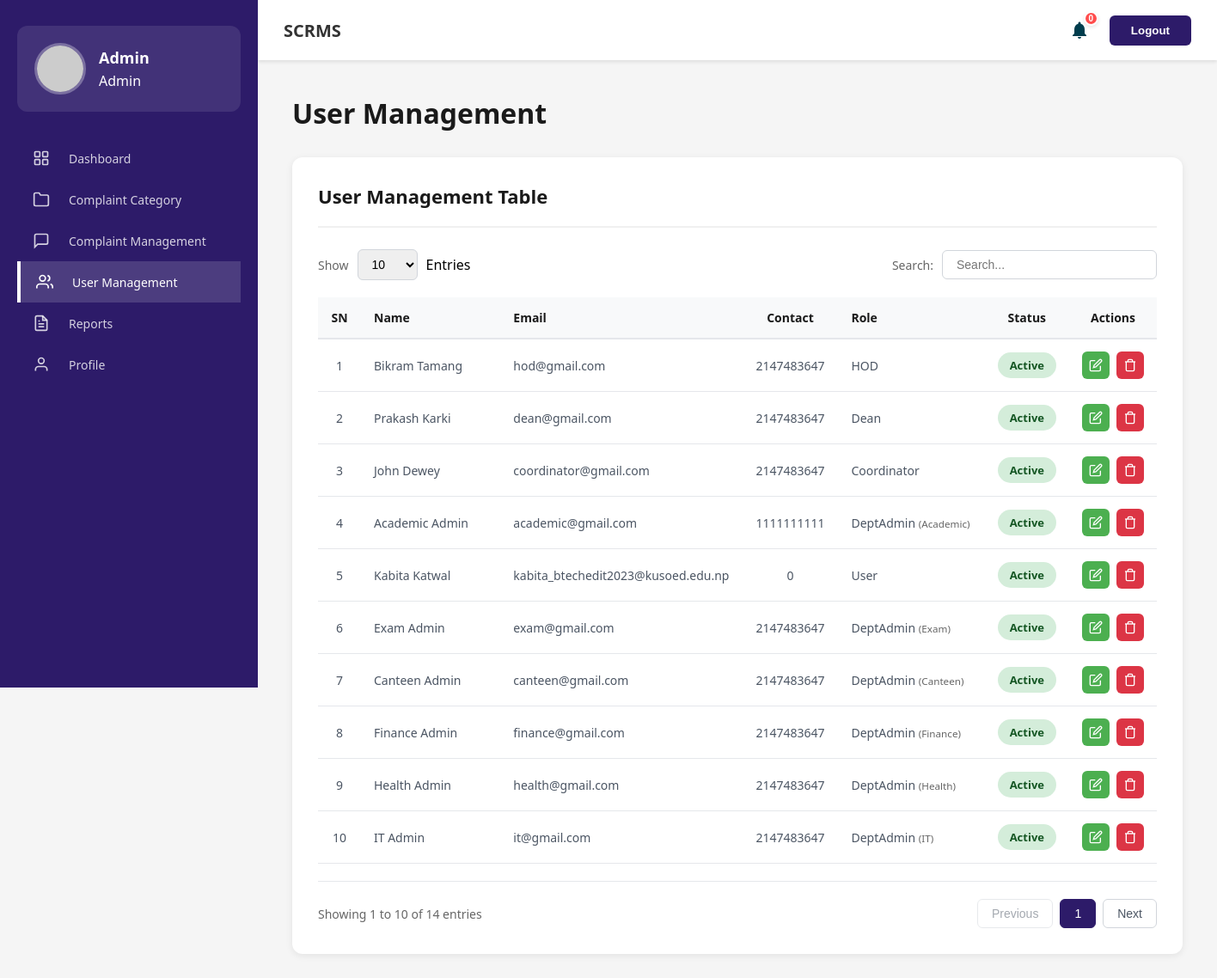
The page /Admin/user-management.php (signed in) on the database as committed earlier.
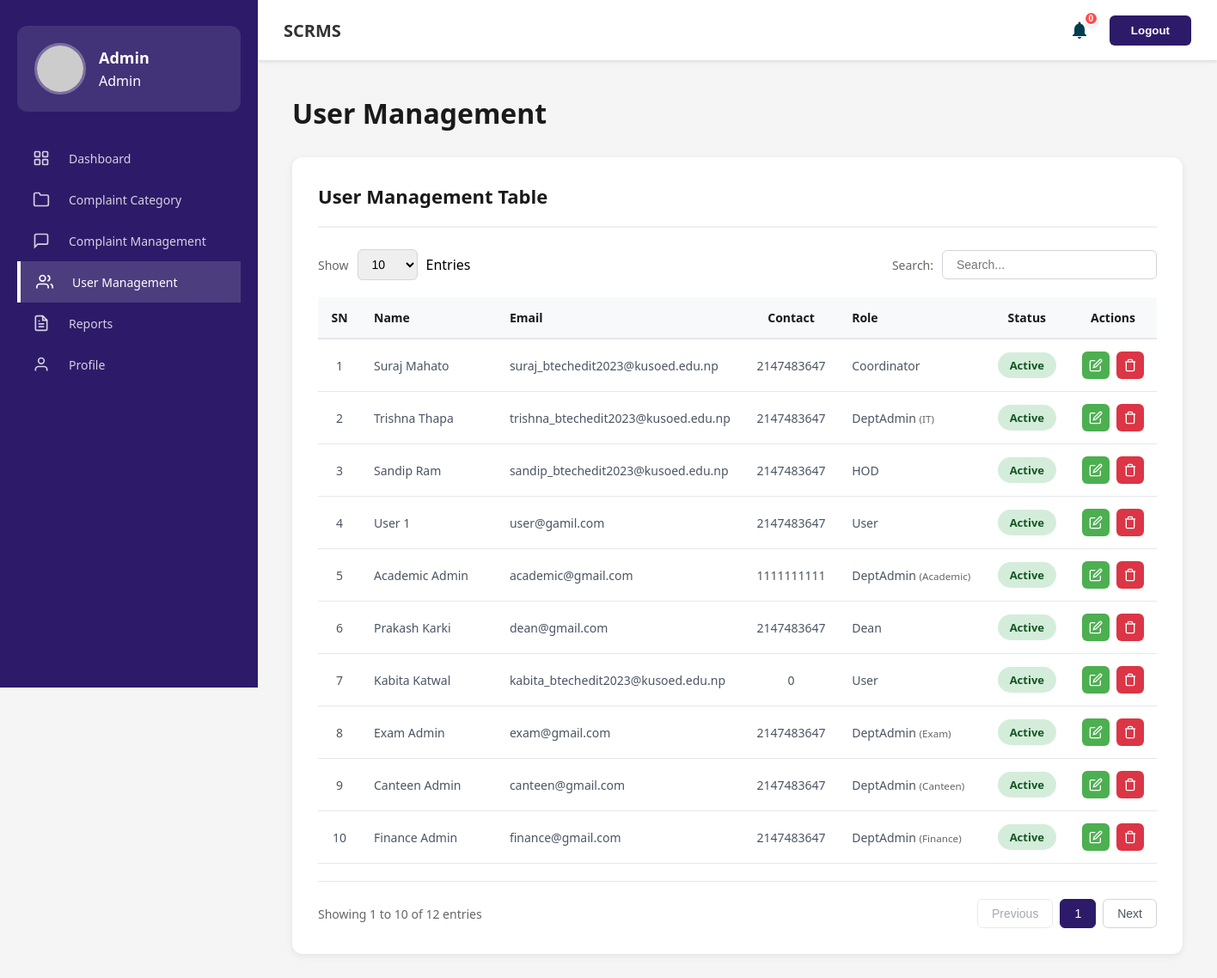
The same page on the database as committed later.
### tables this page shows
CREATE TABLE `users` (
  `user_id` int(11) NOT NULL,
  `first_name` varchar(255) NOT NULL,
  `middle_name` varchar(255) DEFAULT NULL,
  `last_name` varchar(255) NOT NULL,
  `email` varchar(255) NOT NULL,
  `contact` int(10) NOT NULL,
  `batch` enum('2023','2024','2025','2026','2027') DEFAULT NULL,
  `program` varchar(200) DEFAULT NULL,
  `password` varchar(255) NOT NULL,
  `role` enum('User','Admin','DeptAdmin','UpperBody','Coordinator','HOD','Dean') NOT NULL DEFAULT 'User',
  `status` varchar(20) DEFAULT 'Active',
  `created_at` timestamp NOT NULL DEFAULT current_timestamp() ON UPDATE current_timestamp(),
  `assigned_category` int(11) DEFAULT NULL
);

CREATE TABLE `complaint_categories` (
  `category_id` int(11) NOT NULL,
  `category_name` varchar(255) DEFAULT NULL,
  `description` text DEFAULT NULL
);

### Admin/user-management.php (the view, shortened to what the changed rows need)
<?php
require_once '../Database/db-config.php';
$users = [];
$sql = "SELECT u.*, c.category_name
        FROM users u
        LEFT JOIN complaint_categories c ON u.assigned_category = c.category_id
        WHERE u.role != 'Admin'
        ORDER BY u.created_at DESC";
$res_users = $conn->query($sql);
if ($res_users) {
    while ($row = $res_users->fetch_assoc()) {
        $users[] = $row;
    }
}
?>
<!DOCTYPE html>
<html lang="en">
<head>
    <link rel="stylesheet" href="../Assets/Css/admin-dashboard.css">
    <link rel="stylesheet" href="../Assets/Css/complaint-category.css">
    <link rel="stylesheet" href="../Assets/Css/user-management.css">
</head>
<body>
    <?php include '../Includes/header.php'; ?>
    <div class="main-container">
        <?php include '../Includes/sidebar.php'; ?>
        <main class="main-content">
            <h2 class="page-title">User Management</h2>
            <div class="table-card">
                <div class="table-responsive">
                    <table class="data-table" id="userTable">
                        <thead>
                            <tr>
                                <th>SN</th>
                                <th>Name</th>
                                <th>Email</th>
                                <th>Contact</th>
                                <th>Role</th>
                                <th>Status</th>
                                <th>Actions</th>
                            </tr>
                        </thead>
                        <tbody id="tableBody">
                            <?php if (empty($users)): ?>
                                <tr>
                                    <td colspan="7" style="text-align: center;">No users found.</td>
                                </tr>
                            <?php else: ?>
                                <?php foreach ($users as $index => $u): ?>
                                    <?php
                                        $fullName = trim($u['first_name'] . ' ' . $u['middle_name'] . ' ' . $u['last_name']);
                                        $statusClass = (isset($u['status']) && $u['status'] === 'Inactive') ? 'status-inactive' : 'status-active';
                                        $displayStatus = $u['status'] ?? 'Active';
                                    ?>
                                    <tr>
                                        <td><?php echo $index + 1; ?></td>
                                        <td><?php echo htmlspecialchars($fullName); ?></td>
                                        <td><?php echo htmlspecialchars($u['email']); ?></td>
                                        <td><?php echo htmlspecialchars($u['contact'] ?? ''); ?></td>
                                        <td>
                                            <?php
                                                echo htmlspecialchars($u['role']);
                                                $escRoles = ['DeptAdmin', 'Coordinator', 'HOD', 'Dean'];
                                                if (in_array($u['role'], $escRoles) && $u['category_name']) {
                                                    echo ' <small style="color:#666;">(' . htmlspecialchars($u['category_name']) . ')</small>';
                                                }
                                            ?>
                                        </td>
                                        <td><span class="status-badge <?php echo $statusClass; ?>"><?php echo htmlspecialchars($displayStatus); ?></span></td>
                                        <td>
                                            <div class="action-btns">
                                            <button class="edit-btn" title="Edit"
                                                    data-id="<?php echo $u['user_id']; ?>"
                                                    data-first="<?php echo htmlspecialchars($u['first_name']); ?>"
                                                    data-middle="<?php echo htmlspecialchars($u['middle_name']); ?>"
                                                    data-last="<?php echo htmlspecialchars($u['last_name']); ?>"
                                                    data-email="<?php echo htmlspecialchars($u['email']); ?>"
                                                    data-contact="<?php echo htmlspecialchars($u['contact'] ?? ''); ?>"
                                                    data-role="<?php echo htmlspecialchars($u['role']); ?>"
                                                    data-category="<?php echo $u['assigned_category'] ?? ''; ?>"
                                                    data-status="<?php echo htmlspecialchars($displayStatus); ?>">
                                                <svg width="16" height="16" viewBox="0 0 24 24" fill="none" stroke="currentColor" stroke-width="2">
                                                    <path d="M11 4H4a2 2 0 0 0-2 2v14a2 2 0 0 0 2 2h14a2 2 0 0 0 2-2v-7"></path>
                                                    <path d="M18.5 2.5a2.121 2.121 0 0 1 3 3L12 15l-4 1 1-4 9.5-9.5z"></path>
                                                </svg>
                                            </button>
                                            <?php if ($u['user_id'] != $_SESSION['user_id']): ?>
                                                <button class="delete-btn" title="Delete" data-id="<?php echo $u['user_id']; ?>">
                                                    <svg width="16" height="16" viewBox="0 0 24 24" fill="none" stroke="currentColor" stroke-width="2">
                                                        <polyline points="3 6 5 6 21 6"></polyline>
                                                        <path d="M19 6v14a2 2 0 0 1-2 2H7a2 2 0 0 1-2-2V6m3 0V4a2 2 0 0 1 2-2h4a2 2 0 0 1 2 2v2"></path>
                                                    </svg>
                                                </button>
                                            <?php endif; ?>
                                            </div>
                                        </td>
                                    </tr>
                                <?php endforeach; ?>
                            <?php endif; ?>
                        </tbody>
                    </table>
                </div>
                <div class="table-footer">
                    <div class="entries-info" id="entriesInfo">Showing <?php echo count($users); ?> entries</div>
                    <div class="pagination">
                        <button class="page-btn" id="prevBtn">Previous</button>
                        <button class="page-btn active">1</button>
                        <button class="page-btn" id="nextBtn">Next</button>
                    </div>
                </div>
            </div>
        </main>
    </div>
</body>
</html>

Rows that differ between the two databases and show on the page:
removed users: fullName "Bikram Tamang", email "hod@gmail.com", contact "2147483647", role "HOD", status "Active"
removed users: fullName "John Dewey", email "coordinator@gmail.com", contact "2147483647", role "Coordinator", status "Active"
no longer on this page (row unchanged): users: fullName "Health Admin", email "health@gmail.com", contact "2147483647", role "DeptAdmin", complaint_categories.category_name "Health", status "Active"
removed users: fullName "IT Admin", email "it@gmail.com", contact "2147483647", role "DeptAdmin", complaint_categories.category_name "IT", status "Active"
added users: fullName "Suraj Mahato", email "suraj_btechedit2023@kusoed.edu.np", contact "2147483647", role "Coordinator", status "Active"
added users: fullName "Trishna Thapa", email "trishna_btechedit2023@kusoed.edu.np", contact "2147483647", role "DeptAdmin", complaint_categories.category_name "IT", status "Active"
added users: fullName "Sandip Ram", email "sandip_btechedit2023@kusoed.edu.np", contact "2147483647", role "HOD", status "Active"
added users: fullName "User 1", email "user@gamil.com", contact "2147483647", role "User", status "Active"
changed users "Academic Admin": moves up the list
Other text that changed with them:
text written by a page script: "Showing 1 to 10 of 14 entries" → "Showing 1 to 10 of 12 entries"
